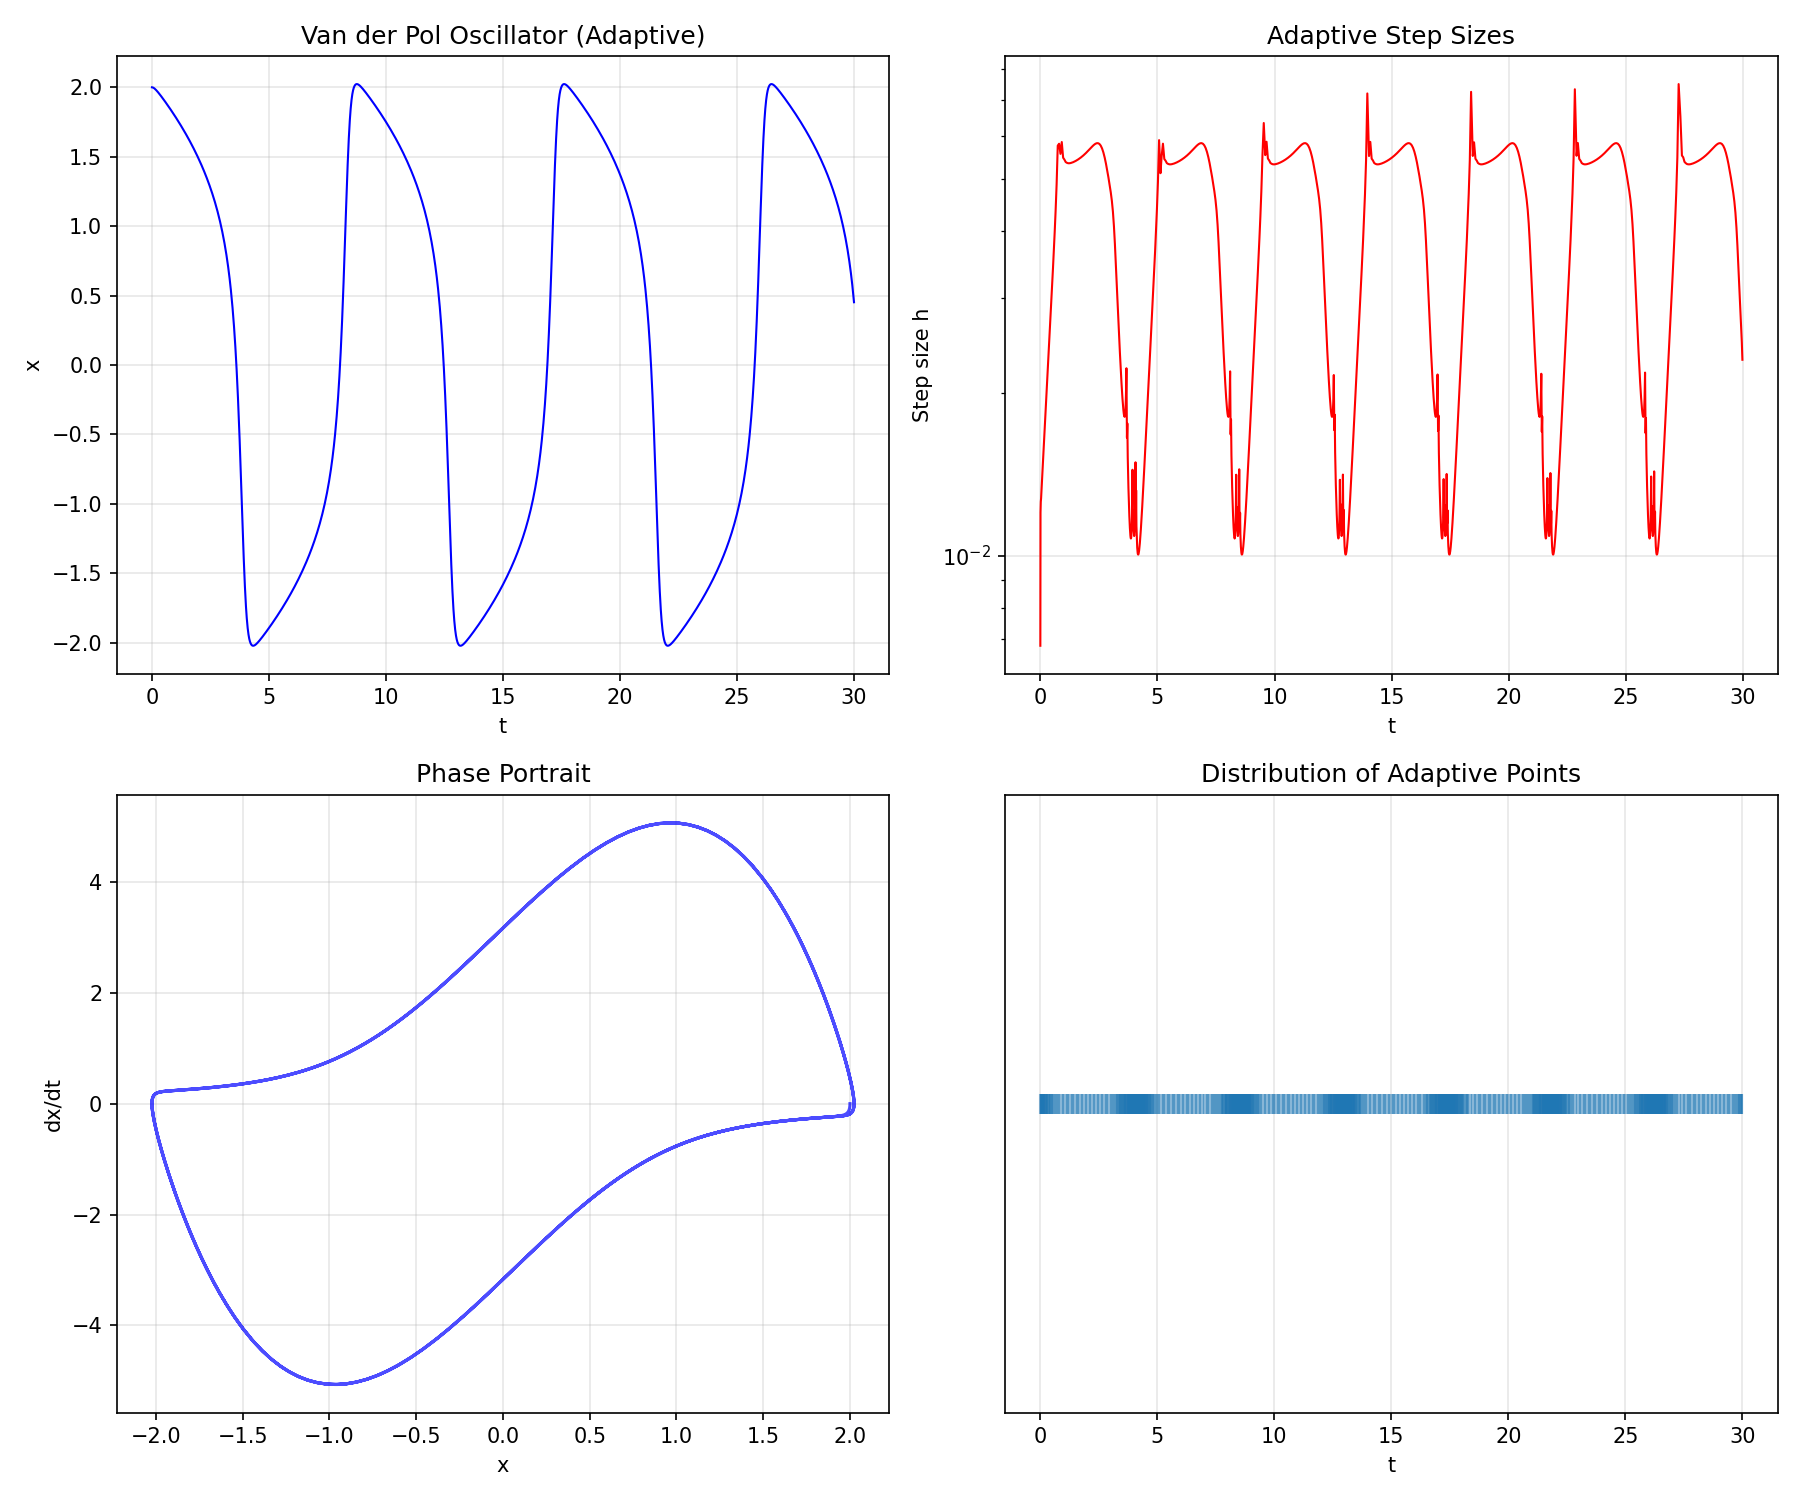

The script that saved this image:
"""
Adaptive Step-Size Methods (RK45 / Dormand-Prince)
====================================================
Automatically adjusts the step size to maintain a desired accuracy.

Idea: Compute two estimates of different orders (e.g., 4th and 5th).
The difference gives an error estimate. If error is too large, shrink h;
if error is small, grow h.

Embedded Runge-Kutta methods (like RK45) compute both orders using the
SAME function evaluations — very efficient.

Key properties:
- Concentrates computational effort where the solution changes rapidly.
- Avoids wasting effort in smooth regions.
- "FSAL" (First Same As Last) property saves function evaluations.

This is what scipy.integrate.solve_ivp uses by default.
"""

import numpy as np


def rkf45(f, t_span, y0, tol=1e-6, h_init=0.1, h_min=1e-12, h_max=1.0):
    """
    Runge-Kutta-Fehlberg 4(5) with adaptive step-size control.
    
    Uses a 4th-order solution for stepping and a 5th-order solution
    for error estimation.
    
    Parameters
    ----------
    f : callable – f(t, y)
    t_span : tuple (t0, tf)
    y0 : float or ndarray
    tol : float – desired local truncation error tolerance
    h_init : float – initial step size
    h_min, h_max : float – step size bounds
    
    Returns
    -------
    t : ndarray – adaptive time points (non-uniform spacing)
    y : ndarray – solution values
    """
    # RKF45 Butcher tableau coefficients
    a2, a3, a4, a5, a6 = 1/4, 3/8, 12/13, 1, 1/2

    b21 = 1/4
    b31, b32 = 3/32, 9/32
    b41, b42, b43 = 1932/2197, -7200/2197, 7296/2197
    b51, b52, b53, b54 = 439/216, -8, 3680/513, -845/4104
    b61, b62, b63, b64, b65 = -8/27, 2, -3544/2565, 1859/4104, -11/40

    # 4th-order weights
    c1, c3, c4, c5 = 25/216, 1408/2565, 2197/4104, -1/5
    # 5th-order weights
    d1, d3, d4, d5, d6 = 16/135, 6656/12825, 28561/56430, -9/50, 2/55

    t0, tf = t_span
    y0 = np.atleast_1d(np.array(y0, dtype=float))

    t_list = [t0]
    y_list = [y0.copy()]
    h = h_init
    t = t0
    y = y0.copy()

    n_accept = 0
    n_reject = 0

    while t < tf:
        if t + h > tf:
            h = tf - t

        # Six stages
        k1 = h * np.atleast_1d(f(t, y))
        k2 = h * np.atleast_1d(f(t + a2*h, y + b21*k1))
        k3 = h * np.atleast_1d(f(t + a3*h, y + b31*k1 + b32*k2))
        k4 = h * np.atleast_1d(f(t + a4*h, y + b41*k1 + b42*k2 + b43*k3))
        k5 = h * np.atleast_1d(f(t + a5*h, y + b51*k1 + b52*k2 + b53*k3 + b54*k4))
        k6 = h * np.atleast_1d(f(t + a6*h, y + b61*k1 + b62*k2 + b63*k3 + b64*k4 + b65*k5))

        # 4th-order solution
        y4 = y + c1*k1 + c3*k3 + c4*k4 + c5*k5
        # 5th-order solution
        y5 = y + d1*k1 + d3*k3 + d4*k4 + d5*k5 + d6*k6

        # Error estimate
        error = np.linalg.norm(y5 - y4)
        error = max(error, 1e-20)  # Avoid division by zero

        # Step size adjustment (safety factor = 0.84)
        if error <= tol:
            # Accept step
            t = t + h
            y = y4  # Use 4th-order solution (local extrapolation uses y5)
            t_list.append(t)
            y_list.append(y.copy())
            n_accept += 1

        else:
            n_reject += 1

        # Optimal step size
        h_new = 0.84 * h * (tol / error) ** 0.25
        h = np.clip(h_new, h_min, h_max)

    t_arr = np.array(t_list)
    y_arr = np.array(y_list).squeeze()

    print(f"RKF45: {n_accept} accepted, {n_reject} rejected steps, "
          f"{len(t_list)} total points")
    return t_arr, y_arr


# ============================================================
# Demo: Stiff problem & comparison with fixed-step
# ============================================================
if __name__ == "__main__":
    print("=" * 60)
    print("ADAPTIVE STEP-SIZE (RKF45) DEMO")
    print("=" * 60)

    # --- Example 1: Smooth problem with varying timescales ---
    print("\n--- van der Pol oscillator (μ=3) ---")
    # x'' - μ(1-x²)x' + x = 0
    mu = 3.0

    def van_der_pol(t, y):
        return np.array([y[1], mu * (1 - y[0]**2) * y[1] - y[0]])

    y0 = [2.0, 0.0]
    t_adapt, y_adapt = rkf45(van_der_pol, (0, 30), y0, tol=1e-8)

    # Fixed-step RK4 for comparison
    from runge_kutta_rk4 import rk4
    t_fixed, y_fixed = rk4(van_der_pol, (0, 30), y0, h=0.01)

    print(f"\nAdaptive: {len(t_adapt)} points")
    print(f"Fixed h=0.01: {len(t_fixed)} points")
    print(f"Adaptive uses {len(t_adapt)/len(t_fixed)*100:.1f}% of fixed-step points")

    # --- Example 2: Exponential decay (exact solution known) ---
    print("\n--- Exponential decay: dy/dt = -10y, y(0) = 1 ---")
    f_exp = lambda t, y: -10 * y
    t_a, y_a = rkf45(f_exp, (0, 2), 1.0, tol=1e-10)
    y_exact = np.exp(-10 * t_a)
    print(f"Max error: {np.max(np.abs(y_a - y_exact)):.2e}")

    # Plot
    try:
        import matplotlib.pyplot as plt
        fig, axes = plt.subplots(2, 2, figsize=(12, 10))

        # Van der Pol solution
        axes[0, 0].plot(t_adapt, y_adapt[:, 0], 'b-', linewidth=1)
        axes[0, 0].set_xlabel('t')
        axes[0, 0].set_ylabel('x')
        axes[0, 0].set_title('Van der Pol Oscillator (Adaptive)')
        axes[0, 0].grid(True, alpha=0.3)

        # Step sizes
        dt = np.diff(t_adapt)
        axes[0, 1].semilogy(t_adapt[:-1], dt, 'r-', linewidth=1)
        axes[0, 1].set_xlabel('t')
        axes[0, 1].set_ylabel('Step size h')
        axes[0, 1].set_title('Adaptive Step Sizes')
        axes[0, 1].grid(True, alpha=0.3)

        # Phase portrait
        axes[1, 0].plot(y_adapt[:, 0], y_adapt[:, 1], 'b-', alpha=0.7)
        axes[1, 0].set_xlabel('x')
        axes[1, 0].set_ylabel('dx/dt')
        axes[1, 0].set_title('Phase Portrait')
        axes[1, 0].grid(True, alpha=0.3)

        # Point distribution
        axes[1, 1].plot(t_adapt, np.zeros_like(t_adapt), '|', markersize=10, alpha=0.5)
        axes[1, 1].set_xlabel('t')
        axes[1, 1].set_title('Distribution of Adaptive Points')
        axes[1, 1].set_yticks([])
        axes[1, 1].grid(True, alpha=0.3)

        plt.tight_layout()
        plt.savefig("adaptive_step_size.png", dpi=150)
        plt.show()
    except ImportError:
        print("(matplotlib not available)")
